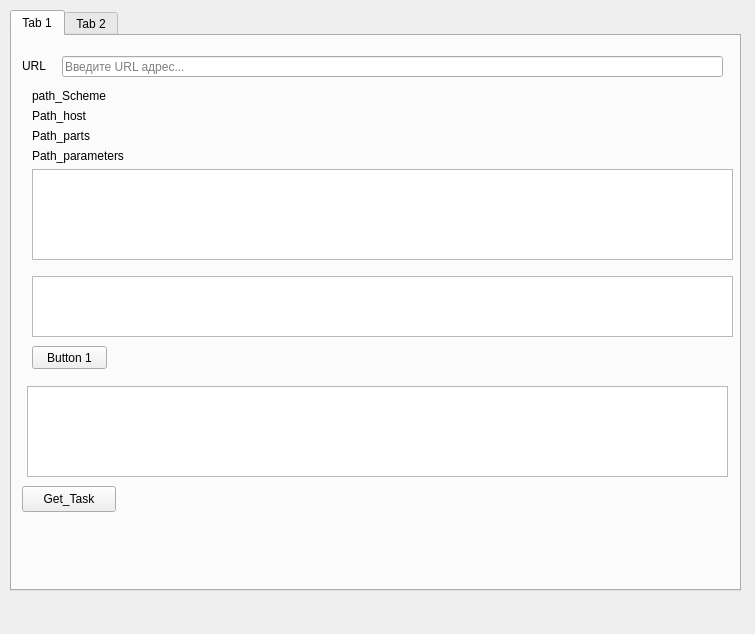
<?xml version="1.0" encoding="UTF-8"?>
<ui version="4.0">
 <class>MainWindow</class>
 <widget class="QMainWindow" name="MainWindow">
  <property name="geometry">
   <rect>
    <x>0</x>
    <y>0</y>
    <width>755</width>
    <height>634</height>
   </rect>
  </property>
  <property name="minimumSize">
   <size>
    <width>740</width>
    <height>580</height>
   </size>
  </property>
  <property name="windowTitle">
   <string>MainWindow</string>
  </property>
  <widget class="QWidget" name="centralwidget">
   <widget class="QTabWidget" name="tabWidget">
    <property name="geometry">
     <rect>
      <x>10</x>
      <y>10</y>
      <width>731</width>
      <height>581</height>
     </rect>
    </property>
    <property name="layoutDirection">
     <enum>Qt::LeftToRight</enum>
    </property>
    <property name="styleSheet">
     <string notr="true"/>
    </property>
    <property name="tabPosition">
     <enum>QTabWidget::North</enum>
    </property>
    <property name="currentIndex">
     <number>0</number>
    </property>
    <widget class="QWidget" name="tab">
     <attribute name="title">
      <string>Tab 1</string>
     </attribute>
     <widget class="QPushButton" name="Get_Task">
      <property name="geometry">
       <rect>
        <x>10</x>
        <y>450</y>
        <width>94</width>
        <height>26</height>
       </rect>
      </property>
      <property name="text">
       <string>Get_Task</string>
      </property>
     </widget>
     <widget class="QTableView" name="View_Task">
      <property name="geometry">
       <rect>
        <x>15</x>
        <y>350</y>
        <width>701</width>
        <height>91</height>
       </rect>
      </property>
     </widget>
     <widget class="QWidget" name="verticalLayoutWidget">
      <property name="geometry">
       <rect>
        <x>20</x>
        <y>53</y>
        <width>701</width>
        <height>171</height>
       </rect>
      </property>
      <layout class="QVBoxLayout" name="Path_parse">
       <item>
        <widget class="QLabel" name="Path_scheme">
         <property name="text">
          <string>path_Scheme</string>
         </property>
        </widget>
       </item>
       <item>
        <widget class="QLabel" name="Path_host">
         <property name="text">
          <string>Path_host</string>
         </property>
        </widget>
       </item>
       <item>
        <widget class="QLabel" name="Path_parts">
         <property name="text">
          <string>Path_parts</string>
         </property>
        </widget>
       </item>
       <item>
        <widget class="QLabel" name="Path_parameters">
         <property name="text">
          <string>Path_parameters</string>
         </property>
        </widget>
       </item>
       <item>
        <widget class="QListWidget" name="list_Query"/>
       </item>
      </layout>
     </widget>
     <widget class="QTableWidget" name="table_Query">
      <property name="geometry">
       <rect>
        <x>20</x>
        <y>240</y>
        <width>701</width>
        <height>61</height>
       </rect>
      </property>
     </widget>
     <widget class="QPushButton" name="button1">
      <property name="geometry">
       <rect>
        <x>20</x>
        <y>310</y>
        <width>75</width>
        <height>23</height>
       </rect>
      </property>
      <property name="text">
       <string>Button 1</string>
      </property>
     </widget>
     <widget class="QLineEdit" name="lineEdit">
      <property name="geometry">
       <rect>
        <x>50</x>
        <y>20</y>
        <width>661</width>
        <height>21</height>
       </rect>
      </property>
      <property name="maxLength">
       <number>1000</number>
      </property>
      <property name="placeholderText">
       <string>Введите URL адрес...</string>
      </property>
     </widget>
     <widget class="QLabel" name="URL">
      <property name="geometry">
       <rect>
        <x>10</x>
        <y>20</y>
        <width>31</width>
        <height>20</height>
       </rect>
      </property>
      <property name="layoutDirection">
       <enum>Qt::LeftToRight</enum>
      </property>
      <property name="text">
       <string>URL</string>
      </property>
     </widget>
    </widget>
    <widget class="QWidget" name="tab_2">
     <attribute name="title">
      <string>Tab 2</string>
     </attribute>
     <widget class="QLabel" name="label2">
      <property name="geometry">
       <rect>
        <x>30</x>
        <y>10</y>
        <width>141</width>
        <height>16</height>
       </rect>
      </property>
      <property name="text">
       <string>Tab 2 Label</string>
      </property>
     </widget>
     <widget class="QLineEdit" name="lineEdit1">
      <property name="geometry">
       <rect>
        <x>60</x>
        <y>30</y>
        <width>611</width>
        <height>20</height>
       </rect>
      </property>
     </widget>
    </widget>
   </widget>
  </widget>
 </widget>
 <resources/>
 <connections/>
</ui>
